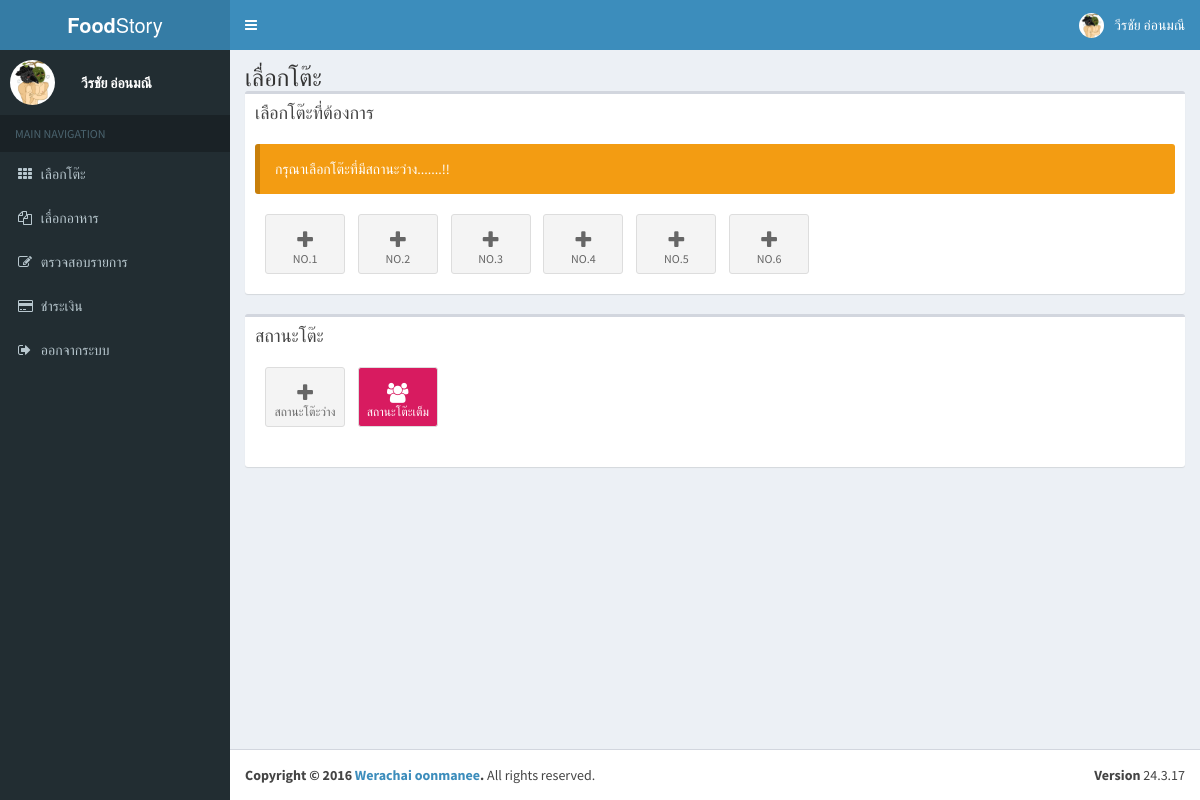
The app's page /homepage.php (signed in) with its own data.
### tables this page shows
CREATE TABLE `tb_employe` (
  `emp_id` int(10) NOT NULL,
  `emp_code` int(10) NOT NULL,
  `emp_name` varchar(30) NOT NULL,
  `emp_email` varchar(30) NOT NULL,
  `emp_add` varchar(100) NOT NULL,
  `emp_tel` int(10) NOT NULL,
  `emp_img` varchar(200) NOT NULL
);

CREATE TABLE `tb_seat` (
  `seat_id` int(10) NOT NULL,
  `seat_name` varchar(10) NOT NULL,
  `status_id` int(10) NOT NULL
);

### homepage.php (the view, shortened to what this page needs)
<?php include 'header.php'; ?>
<?php include 'sidebar.php'; ?>
  <section class="content-header">
      <h1>
          เลื่อกโต๊ะ
      </h1>
    </section>
<div class="col-sm-12">
          <div class="box">
            <div class="box-header">
              <h3 class="box-title">เลือกโต๊ะที่ต้องการ</h3>
            </div>
            <div class="box-body">
                <div class="callout callout-warning"> <p>กรุณาเลือกโต๊ะที่มีสถานะว่าง.......!!</p></div>
              <?php
                    $sql_select_tb = "SELECT * FROM tb_seat";
                    $result = $conn->query($sql_select_tb);
                    if ($result->num_rows > 0) {
                        while ($row = $result->fetch_assoc()) {
                        ?>
                            <?php if ($row['status_id'] == "1"){?>
                           <a class="btn btn-app" href="controllers/order.php?id_table=<?php echo $row['seat_id']; ?>"><i class="fa fa-plus"></i><?php echo $row["seat_name"];?></a>
                            <?php } elseif ($row['status_id'] == "2") {?>
                           <a href="foods.php?id_table=<?php echo $row['seat_id']; ?>" class="btn btn-app bg-maroon"> <i class="fa fa-users"></i><?php echo $row["seat_name"];?></a>
                            <?php } ?>
                        <?php } }?>
            </div>
          </div>
</div>
<div class="col-sm-12">
          <div class="box">
            <div class="box-header">
              <h3 class="box-title ">สถานะโต๊ะ</h3>
            </div>
            <div class="box-body">
              <a class="btn btn-app"><i class="fa fa-plus"></i> สถานะโต๊ะว่าง </a>
              <a class="btn btn-app bg-maroon"> <i class="fa fa-users"></i> สถานะโต๊ะเต็ม </a>
            </div>
              <div class="box-body">
            </div>
          </div>
</div>
<?php include 'footer.php';

### header.php (shortened to what this page needs)
<?php
include 'config/db_connect.php';
if (!isset($_SESSION['userid'])){
    Header("Location: login.php?error_login=คุณยังไม่ได้ login กรุณา login เพื่อเข้าใช้งาน");
}  else {
    $userid = $_SESSION['userid'];
    $sql_user_img = ("select * from tb_employe where emp_id='$userid' ");
    $result_user_img = $conn->query($sql_user_img);
    $row_img = $result_user_img->fetch_assoc();
}
?>
<!DOCTYPE html>
<html>
<head>
  <link rel="stylesheet" href="bootstrap/css/bootstrap.min.css">
  <link rel="stylesheet" href="https://cdnjs.cloudflare.com/ajax/libs/font-awesome/4.5.0/css/font-awesome.min.css">
  <link rel="stylesheet" href="https://cdnjs.cloudflare.com/ajax/libs/ionicons/2.0.1/css/ionicons.min.css">
  <link rel="stylesheet" href="dist/css/AdminLTE.min.css">
  <link rel="stylesheet" href="dist/css/skins/_all-skins.min.css">
  <link rel="stylesheet" href="plugins/iCheck/flat/blue.css">
  <link rel="stylesheet" href="plugins/morris/morris.css">
  <link rel="stylesheet" href="plugins/jvectormap/jquery-jvectormap-1.2.2.css">
  <link rel="stylesheet" href="plugins/datepicker/datepicker3.css">
  <link rel="stylesheet" href="plugins/daterangepicker/daterangepicker.css">
  <link rel="stylesheet" href="plugins/bootstrap-wysihtml5/bootstrap3-wysihtml5.min.css">
  <link rel="stylesheet" href="dist/sweetalert.css">
</head>
<body class="hold-transition skin-blue sidebar-mini">
<div class="wrapper">
<header class="main-header">
    <a href="#" class="logo">
      <span class="logo-lg"><b>Food</b>Story</span>
    </a>
    <nav class="navbar navbar-static-top">
      <a href="#" class="sidebar-toggle" data-toggle="offcanvas" role="button">
      </a>
      <div class="navbar-custom-menu">
        <ul class="nav navbar-nav">
          <li class="dropdown user user-menu">
            <a href="" class="dropdown-toggle" data-toggle="dropdown">
                <img src="uploads/user/<?php echo $row_img['emp_img']; ?>" class="user-image" alt="User Image">
              <span class="hidden-xs"><?php echo $_SESSION['user_name']; ?>
              </span>
            </a>
          </li>
        </ul>
      </div>
    </nav>
  </header>

### sidebar.php
  <aside class="main-sidebar">
    <section class="sidebar">
      <div class="user-panel">
        <div class="pull-left image">
            <img src="uploads/user/<?php echo $row_img['emp_img']; ?>" class="img-circle" alt="User Image">
        </div>
        <div class="pull-left info">
            <p style="margin: 11px;"><?php echo $_SESSION['user_name']; ?></p>
        </div>
      </div>
      <ul class="sidebar-menu">
        <li class="header">MAIN NAVIGATION</li>
        <li class=" treeview">
            <a href="homepage.php?id_table=<?php echo $id_table; ?>">
            <i class="fa fa-th"></i> <span>เลือกโต๊ะ</span>
          </a>
        </li>
        <li class="treeview">
            <a href="foods.php?id_table=<?php echo $id_table; ?>">
            <i class="fa fa-files-o"></i>
            <span>เลื่อกอาหาร</span>
          </a>
        </li>
        <li>
            <a href="order.php?id_table=<?php echo $id_table; ?>">
            <i class="fa fa-edit"></i> <span>ตรวจสอบรายการ</span>
          </a>
        </li>
        <li class="treeview">
            <a href="payment.php?id_table=<?php echo $id_table; ?>">
            <i class="fa fa-credit-card"></i>
            <span>ชำระเงิน</span>
          </a>
        </li>
        <li class="treeview">
            <a href="controllers/logout.php">
            <i class="fa fa-sign-out"></i>
            <span>ออกจากระบบ</span>
          </a>
        </li>
    </section>
  </aside>
<div class="content-wrapper">

### records on screen
tb_employe: emp_img (picture)
tb_seat: seat_name "NO.1"
tb_seat: seat_name "NO.2"
tb_seat: seat_name "NO.3"
tb_seat: seat_name "NO.4"
tb_seat: seat_name "NO.5"
tb_seat: seat_name "NO.6"

### other values on screen
$_SESSION['user_name'] "วีรชัย อ่อนมณี"
